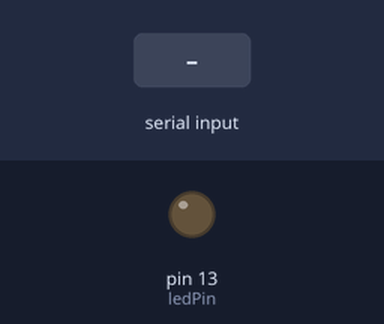
The sketch below on a simulated Arduino Uno, built with avr-gcc and run on an emulated ATmega328P. On the bench: output pins drawn as LEDs (lit = HIGH). Dashed ring = blinking. The test bench sets the inputs (shaded band).

Above: at 1.2 s.
1.3 s: "1" received over Serial
At 1.45 s:
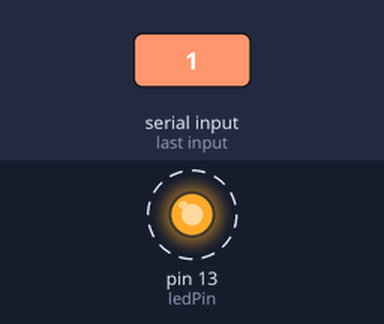
Timing chart, 0 to 10.3 s (numbered marks = the images above; inputs shaded):
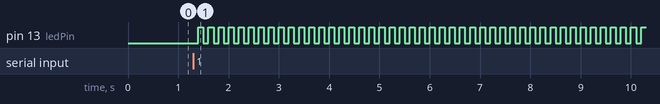

Measured:
- after the input at 1.3 s, pin 13 (ledPin): alternates HIGH for 0.10 s and LOW for 0.10 s, starting after 0.10 s

The sketch:

arduino_hub_sketch_C__TEST.ino.ino
```cpp
#include "SoftwareSerial.h"
#define ON  "ON"
#define OFF  "OFF"
#define ledPin  13
// RX: Arduino pin 2, XBee pin DOUT.  TX: Arduino pin3, XBee pin DIN
SoftwareSerial XBee(2,3);

void setup()
{
  //BAUD rates must match XBee settings, and serial settings
  Serial.begin(9600);
  pinMode(ledPin, OUTPUT);
}

void loop()
{
   if (Serial.available() > 0)
   {
     light(Serial.read());
   }
   delay(100);
}

//send xbee_byte 0=OFF, 1=ON
void light(int n)
{
  for (int i = 0; i < n; i++)
  {
    digitalWrite(ledPin, HIGH);
    delay(100);
    digitalWrite(ledPin, LOW);
    delay(100);
  }
}
```
